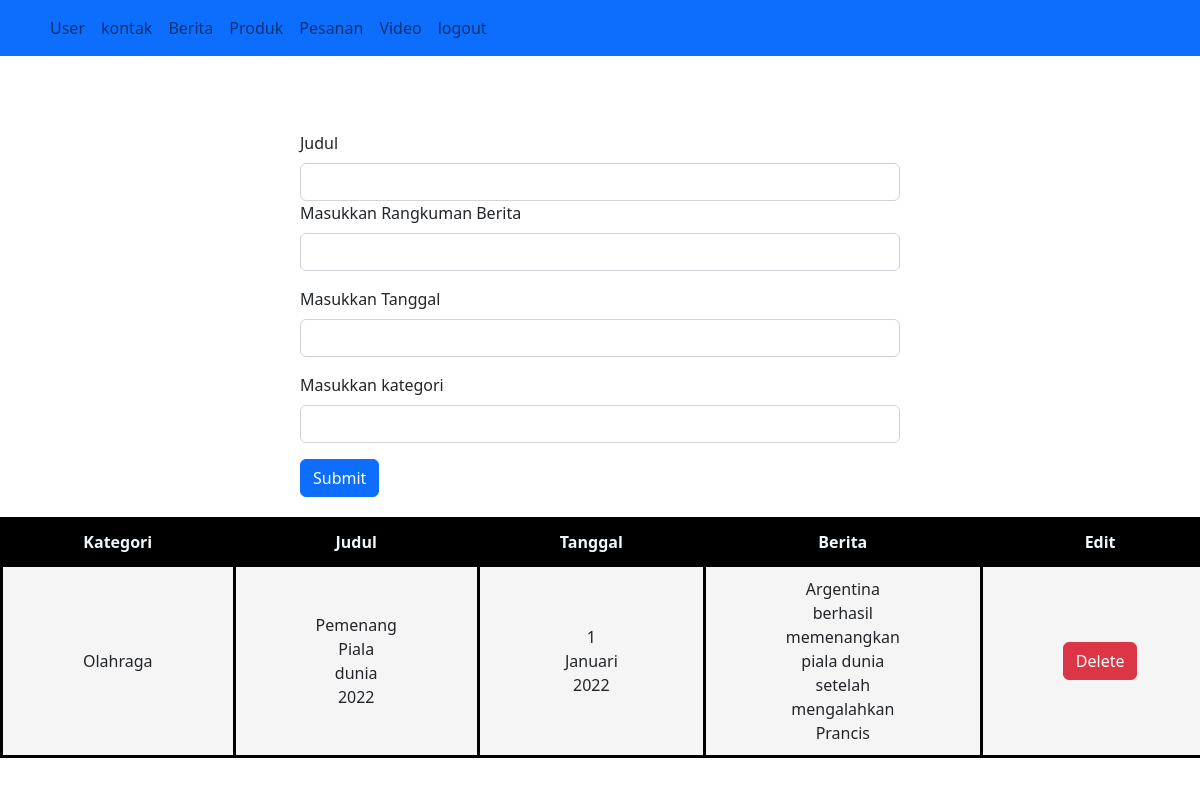
The app's page /berita.php (signed in) with its own data.
### tables this page shows
CREATE TABLE `berita` (
  `id` int(11) NOT NULL,
  `Kategori` varchar(50) NOT NULL,
  `judul` varchar(100) NOT NULL,
  `tanggal` varchar(20) NOT NULL,
  `rangkuman` varchar(500) NOT NULL
);

### berita.php (the view, shortened to what this page needs)
<?php
include 'koneksi.php';
$select = "SELECT * FROM berita ";
$result = mysqli_query($conn, $select);
?>
<!DOCTYPE html>
<html lang='en'>
<head>
<link href="https://cdn.jsdelivr.net/npm/bootstrap@5.2.3/dist/css/bootstrap.min.css" rel="stylesheet">
    <link rel="stylesheet" href="table.css">
  </head>
<body>
<nav class="navbar navbar-expand-lg bg-primary">
  <div class="container">
    <div class="collapse navbar-collapse" id="navbarNavAltMarkup">
      <div class="navbar-nav">
      <a class="nav-link" href="admin.php">User</a>
        <a class="nav-link" href="kontak.php">kontak</a>
        <a class="nav-link" href="berita.php">Berita</a>
        <a class="nav-link" href="produk.php">Produk</a>
        <a class="nav-link" href="pesanan.php">Pesanan</a>
        <a class="nav-link" href="video.php">Video</a>
        <a class="nav-link" href="logout.php">logout</a>
      </div>
    </div>
  </div>
</nav>
<div class="form" style="padding-top: 75px;">
    <form action="" style="width: 50%; margin: auto;" method="POST">
    <div>
        <label for="Judul" class="form-label">Judul</label>
        <input type="text" class="form-control" id="Judul" name="judul" >
    </div>
    <div class="mb-3">
        <label for="Berita" class="form-label">Masukkan Rangkuman Berita</label>
        <input type="text" class="form-control" id="Berita" name="rangkuman">
    </div>
    <div class="mb-3">
        <label for="tanggal" class="form-label">Masukkan Tanggal</label>
        <input type="text" class="form-control" id="tanggal" name="tanggal">
    </div>
    <div class="mb-3">
        <label for="kategori" class="form-label">Masukkan kategori</label>
        <input type="text" class="form-control" id="kategori" name="kategori">
    </div>
    <input type="submit" class="btn btn-primary" name="submit">
    </form>
</div>
<div class="berita">
   <table>
        <tr>
            <th>Kategori</th>
            <th>Judul</th>
            <th>Tanggal</th>
            <th>Berita</th>
            <th>Edit</th>
        </tr>
    <?php while ($row = mysqli_fetch_assoc($result)) { ?>
        <tr>
            <td><?php echo $row["Kategori"];?></td>
            <td><?php echo $row["judul"];?></td>
            <td><?php echo $row["tanggal"];?></td>
            <td><?php echo $row["rangkuman"];?></td>
            <td><a href="hapusberita.php?id=<?php echo $row["id"];?>" class="btn btn-danger">Delete</a></td>
        </tr>
    <?php };?>
   </table>
</div>
</body>
</html>

### table.css (style rules this page uses)
table, th, td { margin: auto; border: 3px solid black; border-collapse: collapse; margin-top: 20px; }
th { background-color: Black; color: aliceblue; text-align: center; padding: 10px 80px 10px 80px; }
td { text-align: center; background-color: whitesmoke; padding: 10px 80px 10px 80px; }

### records on screen
berita: Kategori "Olahraga", judul "Pemenang Piala dunia 2022", tanggal "1 Januari 2022", rangkuman "Argentina berhasil memenangkan piala dunia setelah mengalahkan Prancis"
